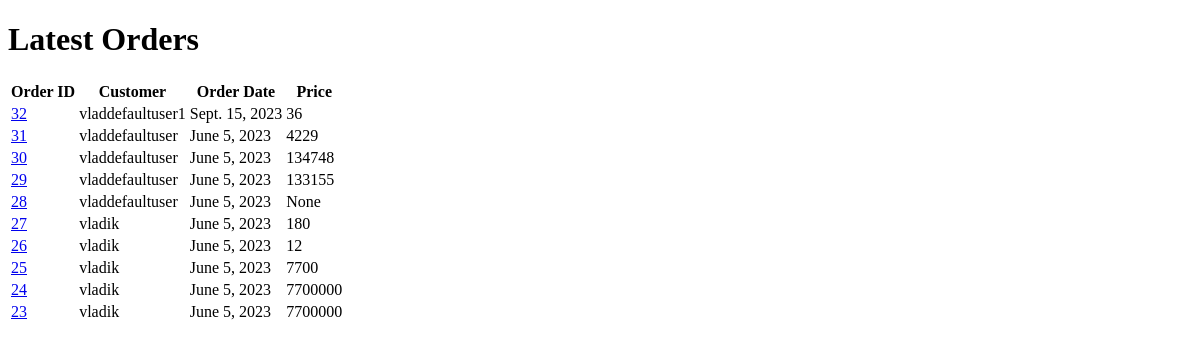
Page /orders/latest/ (signed in) on the earlier database version.
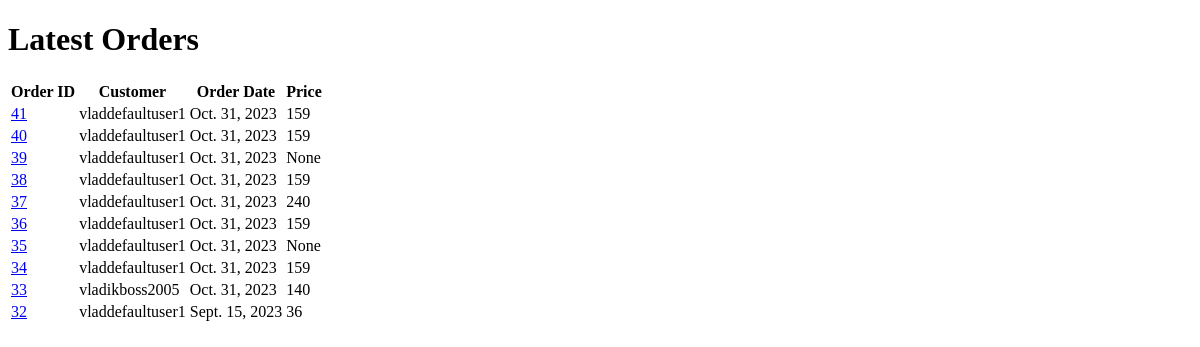
Same page on the later database version.
### orders/models.py (models this page shows, shortened)
class Order(models.Model):
    customer = models.ForeignKey(Customer, on_delete=models.CASCADE)
    products = models.ManyToManyField(Product, through='OrderItem')
    sale_date = models.DateField()
    delivery_date = models.DateField()

### customers/models.py (models this page shows, shortened)
class Customer(AbstractUser):
    email = models.EmailField(unique=True)
    username = models.CharField(max_length=150, unique=True)
    first_name = models.CharField(max_length=100)
    second_name = models.CharField(max_length=100)
    phone = models.CharField(max_length=20)
    date_of_birth = models.DateField()
    USERNAME_FIELD = 'email'
    REQUIRED_FIELDS = ['username']
    groups = models.ManyToManyField(
        Group,
        related_name='customer_groups',
        blank=True,
        help_text='The groups this user belongs to.',
        verbose_name='groups',
    )
    user_permissions = models.ManyToManyField(
        Permission,
        related_name='customer_user_permissions',
        blank=True,
        help_text='Specific permissions for this user.',
        verbose_name='user permissions',
    )
    def __str__(self):
        return self.username

### orders/views.py (the view)
# urls.py: path('orders/latest/', LatestOrdersView.as_view(), name='latest_orders'),
class LatestOrdersView(UserPassesTestMixin, View):
    def test_func(self):
        return self.request.user.is_staff
    def get(self, request):
        latest_orders = Order.objects.annotate(total_price=Sum('orderitem__price')).order_by('-id')[:10]
        return render(request, 'latest_orders.html', {'latest_orders': latest_orders})

### orders/templates/latest_orders.html (shortened to what this page needs)
<!DOCTYPE html>
<html>
<head>
</head>
<body>
  <h1>Latest Orders</h1>
  <table>
    <tr>
      <th>Order ID</th>
      <th>Customer</th>
      <th>Order Date</th>
      <th>Price</th>
    </tr>
    {% for order in latest_orders %}
    <tr>
      <td><a href="{% url 'order_detail' order.id %}">{{ order.id }}</a></td>
      <td>{{ order.customer }}</td>
      <td>{{ order.sale_date }}</td>
      <td>{{ order.total_price }}</td>
    </tr>
    {% endfor %}
  </table>
</body>
</html>

Differences in the rows shown:
no longer on this page (row unchanged): Order: id "31", customer "vladdefaultuser", sale_date "June 5, 2023", total_price "4229"
no longer on this page (row unchanged): Order: id "30", customer "vladdefaultuser", sale_date "June 5, 2023", total_price "134748"
no longer on this page (row unchanged): Order: id "29", customer "vladdefaultuser", sale_date "June 5, 2023", total_price "133155"
no longer on this page (row unchanged): Order: id "28", customer "vladdefaultuser", sale_date "June 5, 2023", total_price "None"
no longer on this page (row unchanged): Order: id "27", customer "vladik", sale_date "June 5, 2023", total_price "180"
no longer on this page (row unchanged): Order: id "26", customer "vladik", sale_date "June 5, 2023", total_price "12"
no longer on this page (row unchanged): Order: id "25", customer "vladik", sale_date "June 5, 2023", total_price "7700"
no longer on this page (row unchanged): Order: id "24", customer "vladik", sale_date "June 5, 2023", total_price "7700000"
no longer on this page (row unchanged): Order: id "23", customer "vladik", sale_date "June 5, 2023", total_price "7700000"
added Order: id "41", customer "vladdefaultuser1", sale_date "Oct. 31, 2023", total_price "159"
added Order: id "40", customer "vladdefaultuser1", sale_date "Oct. 31, 2023", total_price "159"
added Order: id "39", customer "vladdefaultuser1", sale_date "Oct. 31, 2023", total_price "None"
added Order: id "38", customer "vladdefaultuser1", sale_date "Oct. 31, 2023", total_price "159"
added Order: id "37", customer "vladdefaultuser1", sale_date "Oct. 31, 2023", total_price "240"
added Order: id "36", customer "vladdefaultuser1", sale_date "Oct. 31, 2023", total_price "159"
added Order: id "35", customer "vladdefaultuser1", sale_date "Oct. 31, 2023", total_price "None"
added Order: id "34", customer "vladdefaultuser1", sale_date "Oct. 31, 2023", total_price "159"
added Order: id "33", customer "vladikboss2005", sale_date "Oct. 31, 2023", total_price "140"
